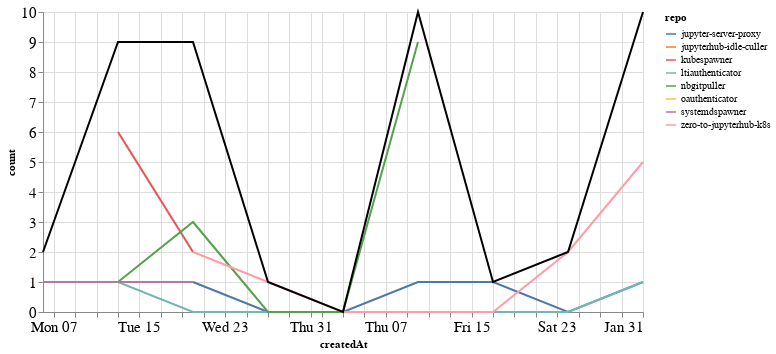

Here is the notebook cell this chart was saved with:
### Markdown cell above
### Comments

### Code cell
comments_time = comments.groupby('repo').resample('W', on='createdAt').count()['author'].reset_index()
comments_time = comments_time.rename(columns={'author': 'count'})
comments_time_total = comments_time.groupby('createdAt').agg({"count": "sum"}).reset_index()
ch1 = alt.Chart(comments_time, width=600).mark_line().encode(
    x='createdAt',
    y='count',
    color='repo',
    tooltip="repo"
)

ch2 = alt.Chart(comments_time_total, width=600).mark_line(color="black").encode(
    x='createdAt',
    y='count',
)

ch1 + ch2

### Figure 1 — Vega-Lite specification as saved in the notebook (floating-point values rounded to 4 significant figures)
{"config": {"axisLeft": {"labelFontSize": 15}, "axisBottom": {"labelFontSize": 15}}, "layer": [{"data": {"name": "data-cb2ab275ae7788d7ba45abfb4e59ebf3"}, "mark": "line", "encoding": {"color": {"type": "nominal", "field": "repo"}, "tooltip": {"type": "nominal", "field": "repo"}, "x": {"type": "temporal", "field": "createdAt"}, "y": {"type": "quantitative", "field": "count"}}, "width": 600}, {"data": {"name": "data-c021e423448766d26e7ea43bb79900de"}, "mark": {"type": "line", "color": "black"}, "encoding": {"x": {"type": "temporal", "field": "createdAt"}, "y": {"type": "quantitative", "field": "count"}}, "width": 600}], "$schema": "https://vega.github.io/schema/vega-lite/v4.8.1.json", "datasets": {"data-cb2ab275ae7788d7ba45abfb4e59ebf3": [{"repo": "jupyter-server-proxy", "createdAt": "2020-12-20T00:00:00", "count": 1}, {"repo": "jupyter-server-proxy", "createdAt": "2020-12-27T00:00:00", "count": 0}, {"repo": "jupyter-server-proxy", "createdAt": "2021-01-03T00:00:00", "count": 0}, {"repo": "jupyter-server-proxy", "createdAt": "2021-01-10T00:00:00", "count": 1}, {"repo": "jupyter-server-proxy", "createdAt": "2021-01-17T00:00:00", "count": 1}, {"repo": "jupyter-server-proxy", "createdAt": "2021-01-24T00:00:00", "count": 0}, {"repo": "jupyter-server-proxy", "createdAt": "2021-01-31T00:00:00", "count": 1}, {"repo": "jupyterhub-idle-culler", "createdAt": "2021-01-31T00:00:00", "count": 1}, {"repo": "kubespawner", "createdAt": "2020-12-13T00:00:00", "count": 6}, {"repo": "kubespawner", "createdAt": "2020-12-20T00:00:00", "count": 2}, {"repo": "ltiauthenticator", "createdAt": "2020-12-06T00:00:00", "count": 1}, {"repo": "ltiauthenticator", "createdAt": "2020-12-13T00:00:00", "count": 1}, {"repo": "ltiauthenticator", "createdAt": "2020-12-20T00:00:00", "count": 0}, {"repo": "ltiauthenticator", "createdAt": "2020-12-27T00:00:00", "count": 0}, {"repo": "ltiauthenticator", "createdAt": "2021-01-03T00:00:00", "count": 0}, {"repo": "ltiauthenticator", "createdAt": "2021-01-10T00:00:00", "count": 0}, {"repo": "ltiauthenticator", "createdAt": "2021-01-17T00:00:00", "count": 0}, {"repo": "ltiauthenticator", "createdAt": "2021-01-24T00:00:00", "count": 0}, {"repo": "ltiauthenticator", "createdAt": "2021-01-31T00:00:00", "count": 1}, {"repo": "nbgitpuller", "createdAt": "2020-12-13T00:00:00", "count": 1}, {"repo": "nbgitpuller", "createdAt": "2020-12-20T00:00:00", "count": 3}, {"repo": "nbgitpuller", "createdAt": "2020-12-27T00:00:00", "count": 0}, {"repo": "nbgitpuller", "createdAt": "2021-01-03T00:00:00", "count": 0}, {"repo": "nbgitpuller", "createdAt": "2021-01-10T00:00:00", "count": 9}, {"repo": "oauthenticator", "createdAt": "2021-01-31T00:00:00", "count": 2}, {"repo": "systemdspawner", "createdAt": "2020-12-06T00:00:00", "count": 1}, {"repo": "systemdspawner", "createdAt": "2020-12-13T00:00:00", "count": 1}, {"repo": "systemdspawner", "createdAt": "2020-12-20T00:00:00", "count": 1}, {"repo": "zero-to-jupyterhub-k8s", "createdAt": "2020-12-20T00:00:00", "count": 2}, {"repo": "zero-to-jupyterhub-k8s", "createdAt": "2020-12-27T00:00:00", "count": 1}, {"repo": "zero-to-jupyterhub-k8s", "createdAt": "2021-01-03T00:00:00", "count": 0}, {"repo": "zero-to-jupyterhub-k8s", "createdAt": "2021-01-10T00:00:00", "count": 0}, {"repo": "zero-to-jupyterhub-k8s", "createdAt": "2021-01-17T00:00:00", "count": 0}, {"repo": "zero-to-jupyterhub-k8s", "createdAt": "2021-01-24T00:00:00", "count": 2}, {"repo": "zero-to-jupyterhub-k8s", "createdAt": "2021-01-31T00:00:00", "count": 5}], "data-c021e423448766d26e7ea43bb79900de": [{"createdAt": "2020-12-06T00:00:00", "count": 2}, {"createdAt": "2020-12-13T00:00:00", "count": 9}, {"createdAt": "2020-12-20T00:00:00", "count": 9}, {"createdAt": "2020-12-27T00:00:00", "count": 1}, {"createdAt": "2021-01-03T00:00:00", "count": 0}, {"createdAt": "2021-01-10T00:00:00", "count": 10}, {"createdAt": "2021-01-17T00:00:00", "count": 1}, {"createdAt": "2021-01-24T00:00:00", "count": 2}, {"createdAt": "2021-01-31T00:00:00", "count": 10}]}}
